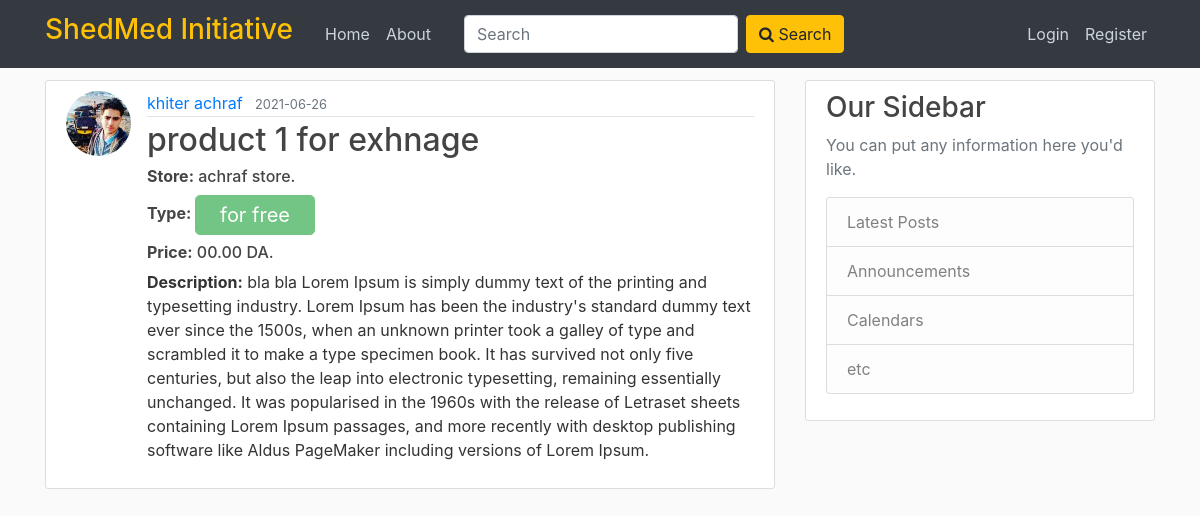
Page /product/1 on the committed database.
### flaskblog/models.py (models this page shows, shortened)
class User(db.Model, UserMixin):
    id = db.Column(db.Integer, primary_key=True)
    username = db.Column(db.String(20), unique=True, nullable=False)
    email = db.Column(db.String(120), unique=True, nullable=False)
    image_profile = db.Column(db.String(20), nullable=False, default='defaultProfile.jpg')
    password = db.Column(db.String(60), nullable=False)
    products = db.relationship('Product', backref='owner', lazy=True)

class Product(db.Model):
    id = db.Column(db.Integer, primary_key=True)
    title = db.Column(db.String(100), nullable=False)
    date_posted = db.Column(db.DateTime, nullable=False, default=datetime.utcnow)
    content = db.Column(db.Text, nullable=False)
    user_id = db.Column(db.Integer, db.ForeignKey('user.id'), nullable=False)
    store_id = db.Column(db.Integer, db.ForeignKey('store.id'), nullable=True)
    image_product = db.Column(db.String(20), nullable=False, default='defaultProduct.jpg')
    type = db.Column(db.String, nullable=False)
    price = db.Column(db.Integer, nullable=True)  # we should give a price when we choose a product for sale
    exchangeList = db.Column(db.String,
                             nullable=True)  # we should give a list of exchange when we choose a product for exchange.

class Store(db.Model):
    id = db.Column(db.Integer, primary_key=True)
    name = db.Column(db.String(100), nullable=False)
    location = db.Column(db.String, nullable=False)
    products = db.relationship('Product', backref='store', lazy=True)

### flaskblog/routes.py (the view)
@app.route("/product/<int:product_id>")
def product(product_id):
    product = Product.query.get_or_404(product_id)
    return render_template('product.html', title=product.title, product=product)

### flaskblog/templates/product.html (shortened to what this page needs)
{% extends "layout.html" %}
{% block content %}
  <article class="media content-section">
    <img class="rounded-circle article-img" src="{{ url_for('static', filename='profile_pics/' + product.owner.image_profile) }}">
    <div class="media-body">
      <div class="article-metadata">
        <a class="mr-2" href="#">{{ product.owner.username }}</a>
        <small class="text-muted">{{ product.date_posted.strftime('%Y-%m-%d') }}</small>
      </div>
      <h2 class="article-title">{{ product.title }}</h2>
      <h6 class="article-title"> <b>Store:</b> {{ product.store.name }}.</h6>
      {% if product.type == "for sale" %}
        <h6 class="article-title"> <b>Type: </b> <button type="button" class="btn btn-warning btn-lg p-1 pl-4 pr-4" disabled> {{ product.type }} </button></h6>
        <h6 class="article-title"> <b>Price:</b> {{ product.price }} DA.</h6>
      {% elif product.type == "for free" %}
        <h6 class="article-title"> <b>Type: </b> <button type="button" class="btn btn-success btn-lg p-1 pl-4 pr-4" disabled>{{ product.type }}</button></h6>
        <h6 class="article-title"> <b>Price:</b> 00.00 DA.</h6>
      {%  elif product.type == "for exchange" %}
        <h6 class="article-title"> <b>Type: </b> <button type="button" class="btn btn-primary btn-lg p-1 pl-4 pr-4" disabled>{{ product.type }}</button></h6>
        <h6 class="article-title"> <b>I want to exchange with:</b> {{ product.exchangeList }}.</h6>
      {% else %}
        <h6 class="article-title"> <b> No type is chosen</b>.</h6>
      {% endif %}
      <p class="article-content"> <b>Description:</b> {{ product.content }}</p>
    </div>
  </article>
{% endblock content %}

### flaskblog/static/main.css (style rules this page uses)
body { background: #fafafa; color: #333333; margin-top: 5rem; }
h1, h2, h3, h4, h5, h6 { color: #444444; }
.content-section { background: #ffffff; padding: 10px 20px; border: 1px solid #dddddd; border-radius: 3px; margin-bottom: 20px; }
.article-title { color: #444444; }
.article-content { white-space: pre-line; }
.article-img { height: 65px; width: 65px; margin-right: 16px; }
.article-metadata { padding-bottom: 1px; margin-bottom: 4px; border-bottom: 1px solid #e3e3e3 }

### rows in the picture
User: image_profile (picture), owner.username "khiter achraf"
Product: date_posted "2021-06-26", title "product 1 for exhnage", type "for free", content "bla bla Lorem Ipsum is simply dummy text of the printing and typesetting industry. Lorem Ipsum has been the industry's standard dummy text ever since the 1500s, when an unknown printer took a galley of type and scrambled it to make a type specimen book. It has survived not only five centuries, but also the leap into electronic typesetting, remaining essentially unchanged. It was popularised in the 1960s with the release of Letraset sheets containing Lorem Ipsum passages, and more recently with desktop publishing software like Aldus PageMaker including versions of Lorem Ipsum."
Store: store.name "achraf store"
